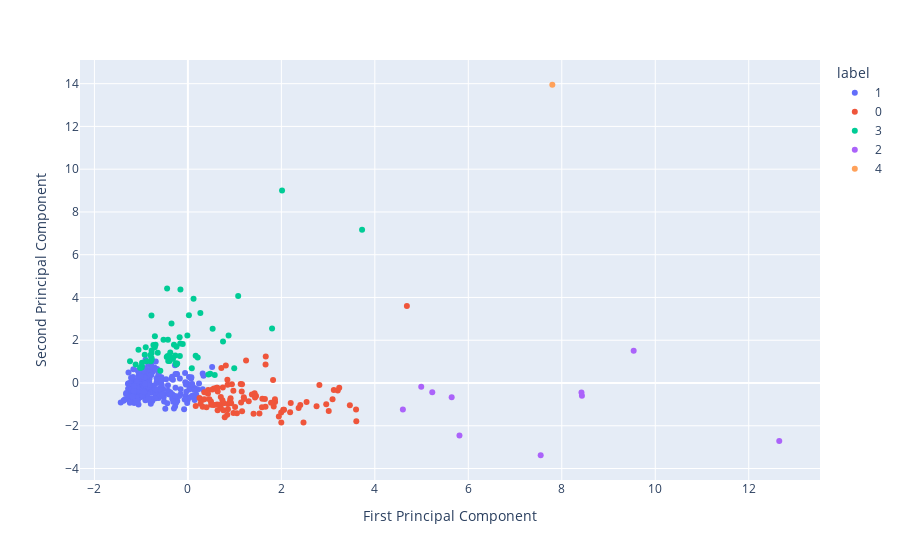

The notebook cell this image was saved under:
### Markdown cell above
We can see that PCA was indeed able to transform our data array from a shape of (440, 6) to a shape of (440, 2), we now can use these two compressed features (or principal components) to visualize our data on a 2D grid. We'll use `matplotlib.pyplot`'s `scatter` method to visualize our points in the 2D space. The `scatter` method takes two paremeters which represents the points coordinates on the x and y axes.

### Code cell
df_pca = pd.DataFrame(reduced_X, columns=["PC1", "PC2"])
df_pca["label"] = model.labels_
df_pca["label"] = df_pca["label"].astype("category")

fig = px.scatter(df_pca, x="PC1", y="PC2", color="label")

# these change the labels of the x and y axes
fig.update_layout(
    xaxis_title="First Principal Component",
    yaxis_title="Second Principal Component"
)

fig.show()

### Figure 1 — Plotly figure (JSON) as saved in the notebook; plotly's stock layout.template omitted (floating-point values rounded to 4 significant figures; data arrays with more than 128 entries replaced by an {"elided": "..."} marker saying what was removed)
{"data": [{"hoverlabel": {"namelength": 0}, "hovertemplate": "label=1<br>PC1=%{x}<br>PC2=%{y}", "legendgroup": "1", "marker": {"color": "#636efa", "symbol": "circle"}, "mode": "markers", "name": "1", "showlegend": true, "type": "scatter", "x": {"elided": "269 float values"}, "xaxis": "x", "y": {"elided": "269 float values"}, "yaxis": "y"}, {"hoverlabel": {"namelength": 0}, "hovertemplate": "label=0<br>PC1=%{x}<br>PC2=%{y}", "legendgroup": "0", "marker": {"color": "#EF553B", "symbol": "circle"}, "mode": "markers", "name": "0", "showlegend": true, "type": "scatter", "x": [0.4344, 0.8111, 1.592, 0.6381, 0.8502, 0.845, 0.5576, 4.686, 1.245, 3.122, 0.1672, 0.9727, 1.585, 0.8557, 1.946, 0.2813, 2.813, 1.865, 0.4301, 3.598, 0.7003, 0.9252, 1.428, 0.6145, 2.753, 1.049, 0.5581, 0.7642, 1.129, 1.302, 0.623, 1.458, 1.661, 1.37, 3.206, 2.057, 0.9126, 0.2485, 0.9747, 0.3135, 3.013, 1.822, 0.5238, 0.8568, 3.238, 1.531, 0.4928, 0.6358, 0.7044, 0.7391, 0.7592, 0.352, 2.201, 2.96, 1.996, 2.04, 0.4981, 1.197, 3.603, 1.158, 0.2713, 0.351, 1.138, 0.7163, 1.01, 1.666, 1.436, 1.201, 0.9025, 1.836, 0.3166, 0.8422, 2.187, 0.5216, 1.862, 1.78, 1.998, 1.152, 3.095, 2.54, 0.3982, 0.4595, 2.474, 0.9045, 2.37, 2.405, 1.405, 0.7884, 0.7473, 1.662, 0.6311, 1.648, 0.9076, 1.16, 0.6668, 0.9413, 3.466], "xaxis": "x", "y": [-0.3284, 0.8151, -0.741, -0.4018, -0.08569, 0.1547, -1.026, 3.599, 1.056, -0.3301, -1.074, -0.3682, -1.129, -0.9797, -1.567, -0.7957, -0.09887, -0.8936, -0.5034, -1.239, -1.156, -0.9448, -0.4841, -0.2169, -1.091, -1.411, -0.26, -0.9519, -0.0434, -0.8521, -1.004, -0.6034, -1.108, -0.5423, -0.3467, -1.252, -0.7084, -0.7009, -1.403, -0.7815, -1.313, 0.1421, -0.3044, -1.226, -0.2245, -1.428, -0.8612, -1.273, -0.6545, -0.8111, -1.277, -0.7551, -0.9348, -0.9953, -1.384, -1.247, -1.015, -0.6624, -1.789, -0.05342, -0.973, -0.4365, -0.9185, 0.7054, -1.12, 1.238, -0.6805, -0.7491, -0.9226, -1.103, -1.109, -1.48, -1.363, -1.001, -0.7637, -0.9256, -1.845, -0.4001, -0.7631, -0.8884, -1.133, -0.7549, -1.845, -0.81, -1.173, -1.026, -1.439, -1.602, -0.2147, 0.8653, -0.2218, -0.749, -0.8872, -1.319, -1.021, -0.05351, -1.04], "yaxis": "y"}, {"hoverlabel": {"namelength": 0}, "hovertemplate": "label=3<br>PC1=%{x}<br>PC2=%{y}", "legendgroup": "3", "marker": {"color": "#00cc96", "symbol": "circle"}, "mode": "markers", "name": "3", "showlegend": true, "type": "scatter", "x": [0.1663, 0.9914, -0.1767, -0.7799, -0.3498, -0.1721, -0.7794, -0.0114, -0.2507, -0.8046, 1.801, -0.229, 1.076, -0.3909, -0.4449, 0.1207, -0.6452, -0.7778, -0.1593, -0.9817, -0.9233, 0.08341, -0.2612, -0.9903, -0.1107, 3.727, -0.4204, 0.02162, 0.7518, -0.5223, -0.2981, 0.4399, -1.118, -0.3511, -0.2432, -0.7764, -0.3189, -1.057, -0.4274, -0.709, 0.2668, -0.9871, -1.238, -0.5898, 2.014, -0.6924, 0.4777, 0.5741, -0.4529, -0.889, -0.7954, -1.023, -0.775, 0.2093, -0.4336, -0.7063, -0.3772, -0.1639, -0.7381, 0.5294, -0.2693, 0.8706, -0.9025], "xaxis": "x", "y": [1.271, 0.6859, 2.144, 1.073, 1.181, 1.267, 3.16, 2.216, 0.8624, 1.301, 2.549, 0.9075, 4.069, 1.03, 4.418, 3.936, 1.414, 1.396, 4.373, 0.9489, 1.325, 0.6862, 0.9281, 0.7225, 1.823, 7.168, 1.029, 3.168, 1.937, 2.025, 1.785, 0.3963, 0.8662, 2.777, 1.69, 1.52, 1.131, 1.552, 2.027, 1.666, 3.273, 0.795, 1.011, 0.5721, 9.005, 1.784, 0.427, 0.3749, 1.22, 1.014, 1.013, 0.7136, 1.153, 1.189, 1.267, 2.186, 1.426, 1.85, 1.773, 2.536, 1.283, 2.221, 1.677], "yaxis": "y"}, {"hoverlabel": {"namelength": 0}, "hovertemplate": "label=2<br>PC1=%{x}<br>PC2=%{y}", "legendgroup": "2", "marker": {"color": "#ab63fa", "symbol": "circle"}, "mode": "markers", "name": "2", "showlegend": true, "type": "scatter", "x": [9.538, 4.6, 8.431, 5.811, 12.65, 8.421, 5.229, 5.644, 4.993, 7.549], "xaxis": "x", "y": [1.508, -1.236, -0.5924, -2.455, -2.715, -0.4469, -0.4365, -0.6647, -0.1793, -3.38], "yaxis": "y"}, {"hoverlabel": {"namelength": 0}, "hovertemplate": "label=4<br>PC1=%{x}<br>PC2=%{y}", "legendgroup": "4", "marker": {"color": "#FFA15A", "symbol": "circle"}, "mode": "markers", "name": "4", "showlegend": true, "type": "scatter", "x": [7.798], "xaxis": "x", "y": [13.95], "yaxis": "y"}], "layout": {"legend": {"title": {"text": "label"}, "tracegroupgap": 0}, "margin": {"t": 60}, "xaxis": {"anchor": "y", "domain": [0, 1], "title": {"text": "First Principal Component"}}, "yaxis": {"anchor": "x", "domain": [0, 1], "title": {"text": "Second Principal Component"}}}}
